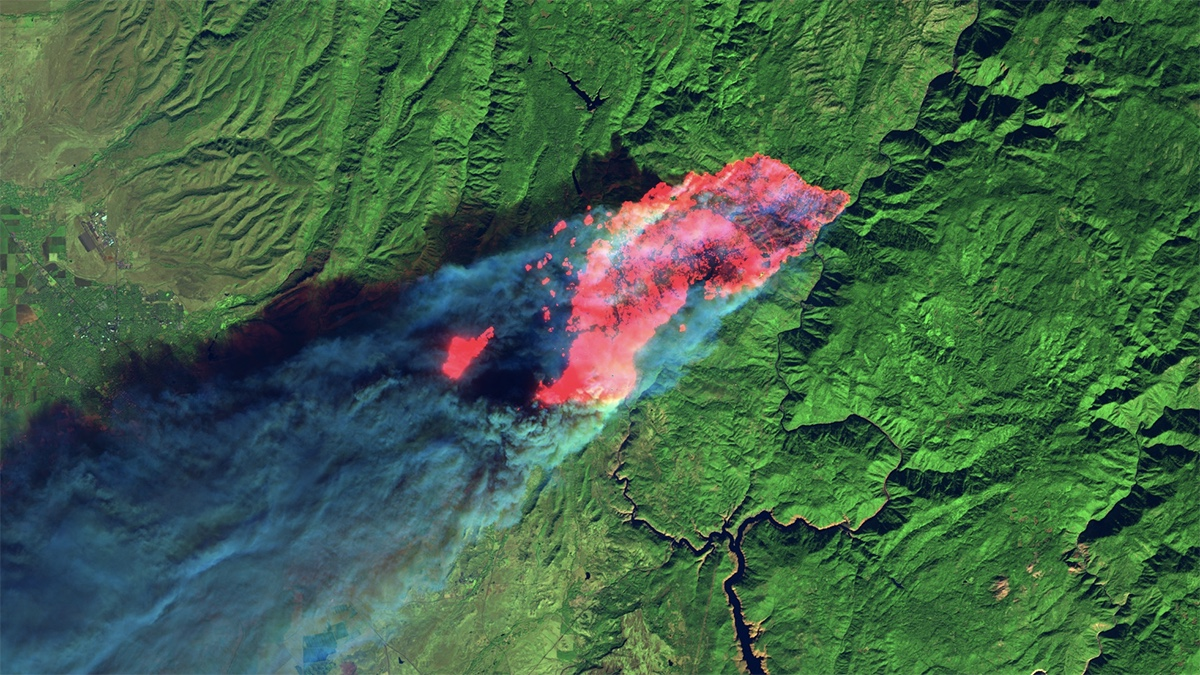
#> input picture src/firefirefire.jpg, 1200 x 675 px, found by its file name
$ python kadanes_maxsum.py
#> lines starting #> are read from the running program, lines starting #| are printed output that depends on the picture; after the words box and inside, x2 and y2 are one past the last pixel; in counts of white or black regions, pixels touching at a corner belong together
import numpy as np
import cv2
import timeit

# reading the image
image = cv2.imread("firefirefire.jpg")
#> image is the input picture: shape (675, 1200, 3); mean B, G, R 71.3, 99, 65.5
image1 = image.copy()
#cv2.imshow('image',image1)

# Setting a resolution to resize image for faster processing of Kadanes algorithm. Doesn't work without it...
res = 150
image = cv2.resize(image, (res, res),interpolation = cv2.INTER_NEAREST)
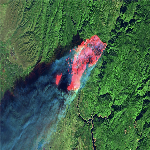
#> image: shape (150, 150, 3); mean B, G, R 71.6, 99.2, 65.8

# Grayscaling image
gray1 = cv2.cvtColor(image, cv2.COLOR_BGR2GRAY)
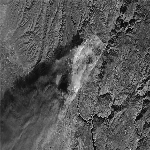
#> gray1: shape (150, 150); min 4, max 246, mean 86.1
gray1 = gray1.astype(np.int16)  # we need negative values for Kadanes algorithm, so converting to int16 that has the range of numbers -32768 to +32767.

#printing array and shape of matrix
print("Gray-scaled array is \n",gray1)
#> (printed output is left out)
print("\n Shape is ",gray1.shape)
#|  Shape is  (150, 150)


def kadanes_algorithm(array, start, finish, n):
    Sum = 0
    maxSum = -9999
    finish[0] = -1
    local_start = 0

    for i in range(n):
        Sum += array[i]
        if Sum < 0:
            Sum = 0
            local_start = i + 1
        elif Sum > maxSum:
            maxSum = Sum
            start[0] = local_start
            finish[0] = i

    if finish[0] != -1:
        return maxSum

    maxSum = array[0]
    start[0] = finish[0] = 0

    for i in range(1, n):
        if array[i] > maxSum:
            maxSum = array[i]
            start[0] = finish[0] = i
    return maxSum

def find_max_sum(M):
    global Rightrow ,Rightcol, Leftcol , Leftrow ,  ROW, COL,LeftRight,TopBottom
    maxSum  = -9999
    global finalLeft , finalRight , finalTop , finalBottom , left , right
    i = 0

    temp = [None] * ROW
    Sum = 0
    start = [0]
    finish = [0]

    for left in range(COL):
        temp = [0] * ROW
        for right in range(left, COL):
            for i in range(ROW):
                temp[i] += M[i][right]
            Sum = kadanes_algorithm(temp, start, finish, ROW)
            if Sum > maxSum:
                maxSum = Sum
                finalLeft = left
                finalRight = right
                finalTop = start[0]
                finalBottom = finish[0]

    Leftrow = finalTop
    Leftcol = finalLeft
    print("(Top, Left)", "(", finalTop,finalLeft, ")")
    Rightrow = finalRight
    Rightcol = finalBottom
    print("(Bottom, Right)", "(", finalBottom,finalRight, ")")
    print("Max sum is:", maxSum)

    print("leftrow",Leftrow)
    print(finalLeft)


if __name__ == "__main__":

    ROW = gray1.shape[0]
#> ROW = 150
    COL = gray1.shape[1]
#> COL = 150
    start = timeit.default_timer()
    find_max_sum(gray1)
#| (Top, Left) ( 0 0 )
#| (Bottom, Right) ( 149 149 )
#| Max sum is: 1936529
#| leftrow 0
#| 0
    stop = timeit.default_timer()
    print('Time: ', stop - start)

    # getting the coordinates of centre of circle.
    TopBottom = int((finalBottom + finalTop)/2)
    LeftRight = int((finalLeft + finalRight)/2)
    print("Centre of circle is: ",LeftRight,TopBottom)
#| Centre of circle is:  74 74

    # getting the original image to which we want to reapply the ratio.
    grayimg = cv2.cvtColor(image1, cv2.COLOR_BGR2GRAY)
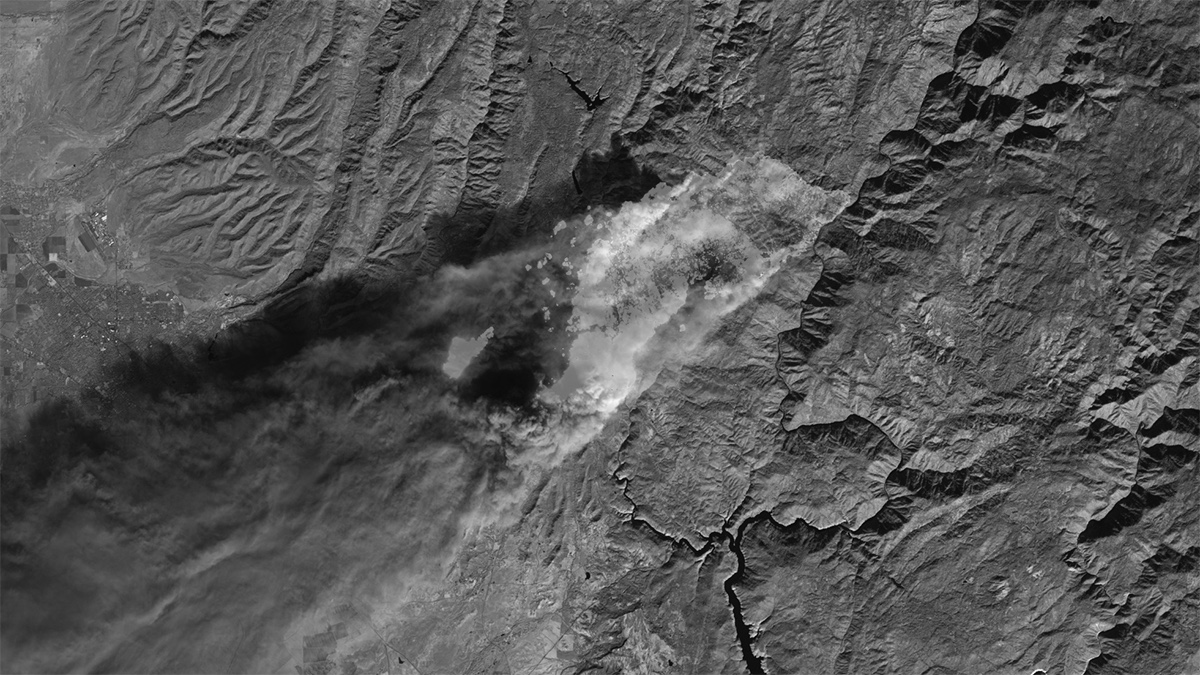
#> grayimg: shape (675, 1200); min 1, max 248, mean 85.8

    # applying ratio to get the image properly with exact coordinates of bright area in main image.
    LeftRight = int(grayimg.shape[1]/(res/LeftRight))
    TopBottom = int(grayimg.shape[0]/(res/TopBottom))

    # Displaying the image with circled bright area.
    cv2.circle(image1, (LeftRight,TopBottom), 100, (255, 0, 0), 2)
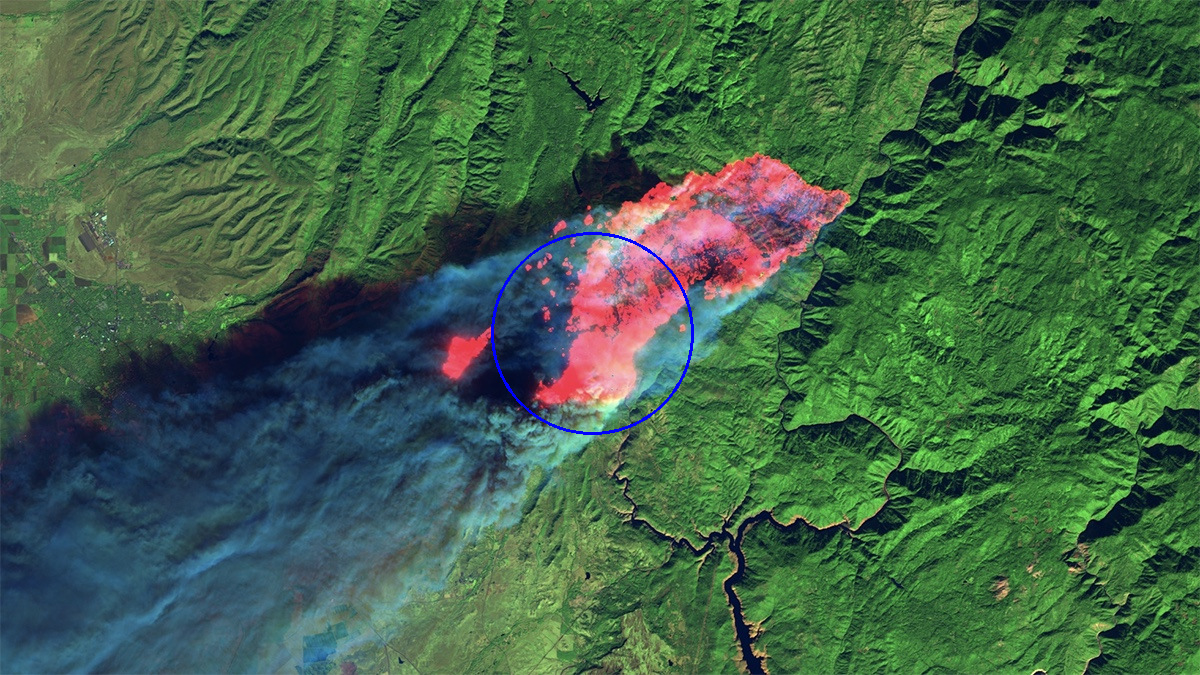
#> image1: shape (675, 1200, 3); 0.22% of pixels changed, all inside (x1, y1, x2, y2) = (491, 232, 694, 435)
    cv2.imshow("Kadane", image1)
    cv2.waitKey(0)
    cv2.destroyAllWindows()

$ run again, with src/nofire.jpg copied over src/firefirefire.jpg
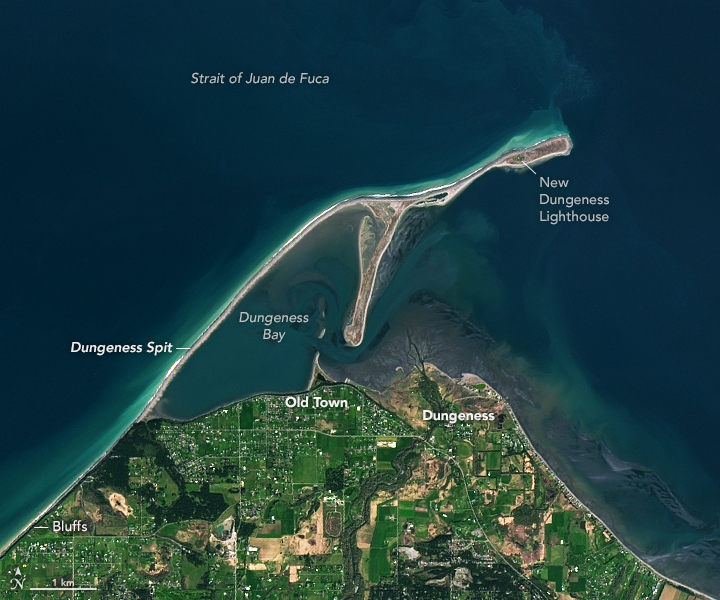
#> input picture src/nofire.jpg, 720 x 600 px, found by its file name
#> image is the input picture: shape (600, 720, 3); mean B, G, R 65.6, 63.1, 31.2
#> image: shape (150, 150, 3)
#> (printed output is left out)
#|  Shape is  (150, 150)
#| (Top, Left) ( 0 0 )
#| (Bottom, Right) ( 149 149 )
#| Max sum is: 1207443
#| leftrow 0
#| 0
#| Centre of circle is:  74 74
#> `grayimg = cv2.cvtColor(image1, cv2.COLOR_BGR2GRAY)`:
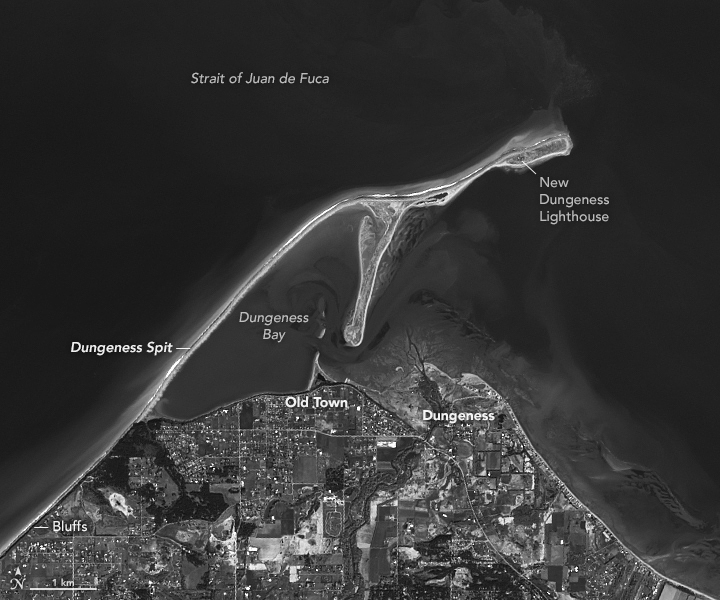
#> grayimg: shape (600, 720); min 3, max 255, mean 53.8
#> `cv2.circle(image1, (LeftRight,TopBottom), 100, (255, 0, 0), 2)`:
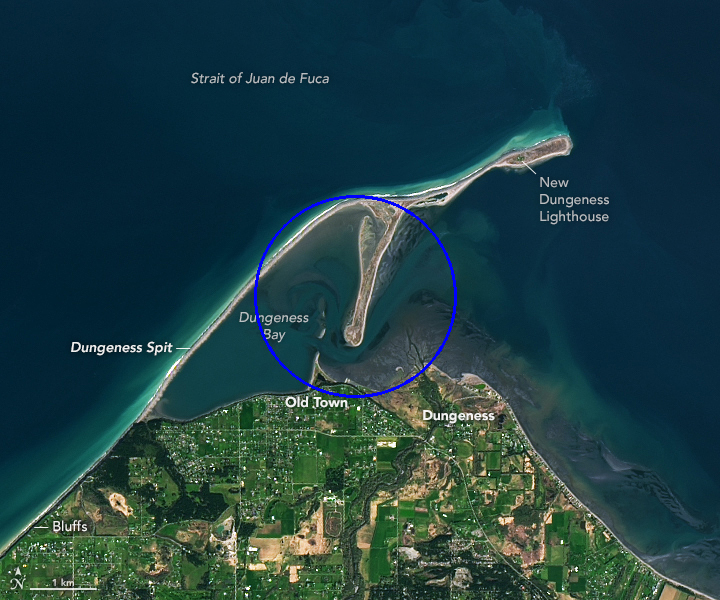
#> image1: shape (600, 720, 3); 0.42% of pixels changed, all inside (x1, y1, x2, y2) = (254, 195, 457, 398)

$ run again, with src/smallfire.jpg copied over src/firefirefire.jpg
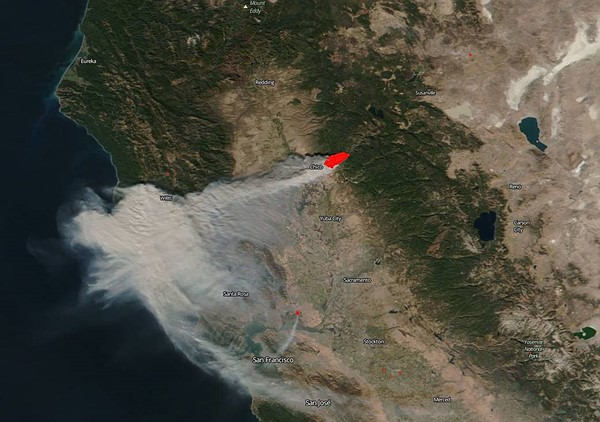
#> input picture src/smallfire.jpg, 600 x 422 px, found by its file name
#> image is the input picture: shape (422, 600, 3); mean B, G, R 69.1, 80.1, 81.8
#> image: shape (150, 150, 3)
#> `gray1 = cv2.cvtColor(image, cv2.COLOR_BGR2GRAY)`:
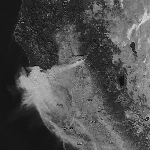
#> gray1: shape (150, 150); min 1, max 219, mean 79
#> (printed output is left out)
#|  Shape is  (150, 150)
#| (Top, Left) ( 0 0 )
#| (Bottom, Right) ( 149 149 )
#| Max sum is: 1777415
#| leftrow 0
#| 0
#| Centre of circle is:  74 74
#> `cv2.circle(image1, (LeftRight,TopBottom), 100, (255, 0, 0), 2)`:
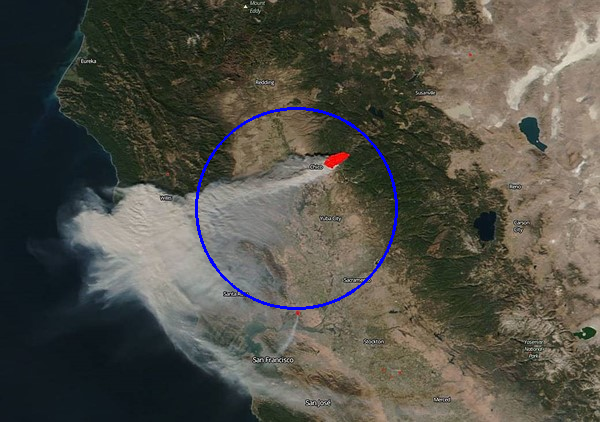
#> image1: shape (422, 600, 3); 0.71% of pixels changed, all inside (x1, y1, x2, y2) = (195, 107, 398, 310)

$ run again, with src/wildfire.jpg copied over src/firefirefire.jpg
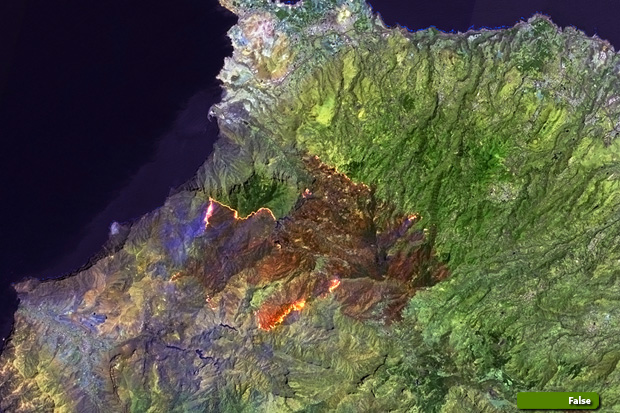
#> input picture src/wildfire.jpg, 620 x 413 px, found by its file name
#> image is the input picture: shape (413, 620, 3); mean B, G, R 69.6, 88.6, 87.3
#> image: shape (150, 150, 3)
#> (printed output is left out)
#|  Shape is  (150, 150)
#| (Top, Left) ( 0 0 )
#| (Bottom, Right) ( 149 149 )
#| Max sum is: 1926387
#| leftrow 0
#| 0
#| Centre of circle is:  74 74
#> `grayimg = cv2.cvtColor(image1, cv2.COLOR_BGR2GRAY)`:
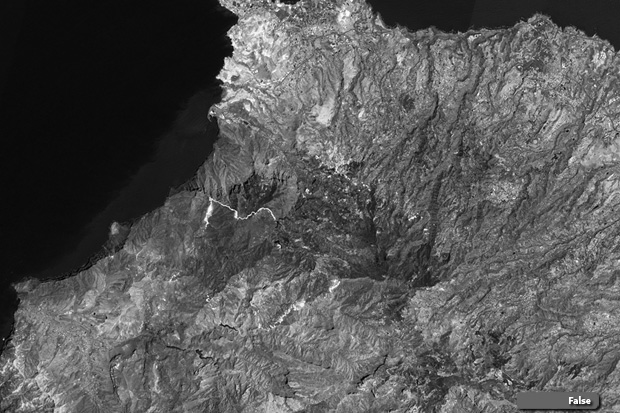
#> grayimg: shape (413, 620); min 1, max 255, mean 86.1
#> `cv2.circle(image1, (LeftRight,TopBottom), 100, (255, 0, 0), 2)`:
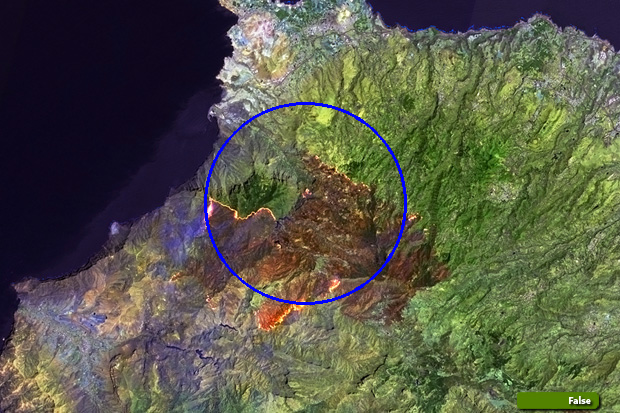
#> image1: shape (413, 620, 3); 0.71% of pixels changed, all inside (x1, y1, x2, y2) = (204, 102, 407, 305)
